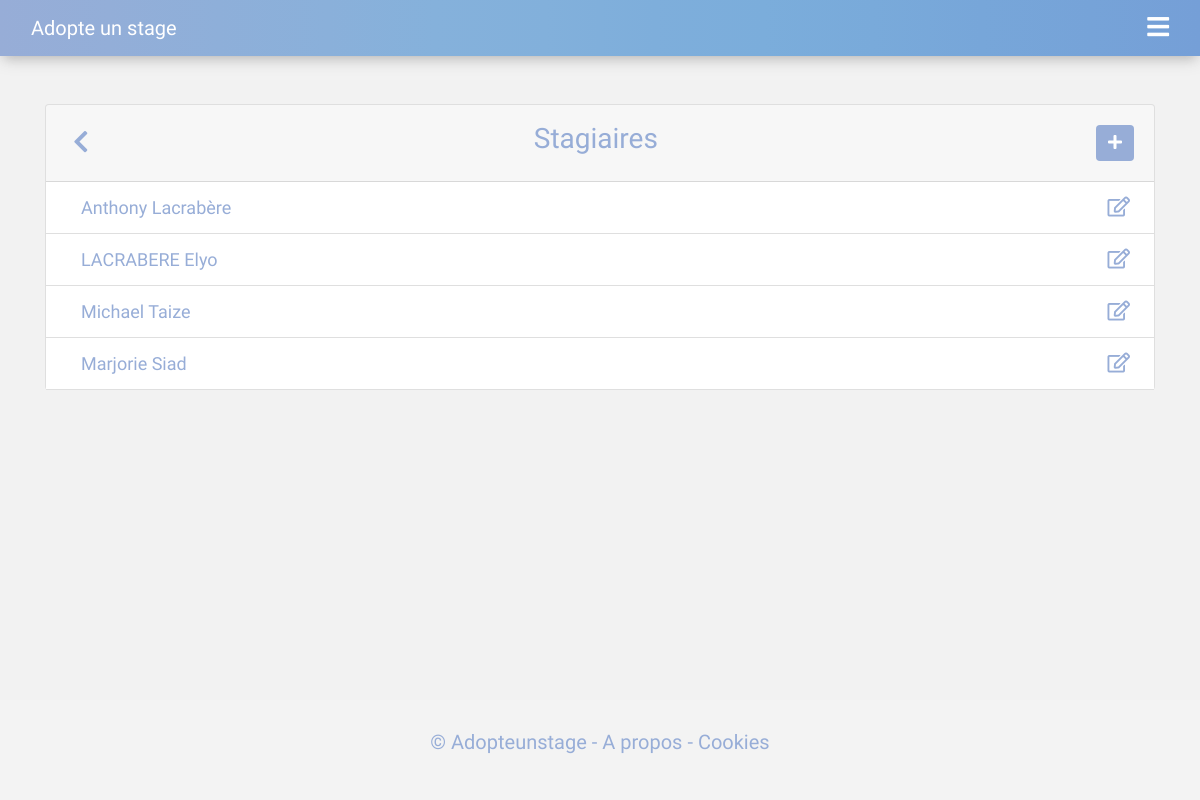
Screenshot of /public/admin/interns (signed in) with the database file from the repository.
### tables this page shows
CREATE TABLE `interns` (
  `id` int(11) NOT NULL,
  `firstname` text NOT NULL COMMENT 'Prénom',
  `lastname` text NOT NULL COMMENT 'Nom',
  `email` text NOT NULL COMMENT 'Email',
  `password` varchar(255) NOT NULL COMMENT 'Mot de passe',
  `gender` varchar(1) NOT NULL DEFAULT 'm' COMMENT 'Sexe',
  `age` int(11) DEFAULT NULL COMMENT 'Age',
  `phone` varchar(12) DEFAULT NULL COMMENT 'Téléphone',
  `avatar` text COMMENT 'Photo',
  `speech` varchar(255) DEFAULT NULL,
  `verified` tinyint(4) NOT NULL DEFAULT '0',
  `vkey` varchar(255) DEFAULT NULL,
  `register_date` datetime NOT NULL DEFAULT CURRENT_TIMESTAMP COMMENT 'Date d''inscription',
  `isAdmin` tinyint(4) NOT NULL DEFAULT '0'
);

### public/Kernel/Core.php (called while the page is built, shortened)
<?php
class Core
{
    public function initCore() {
        $parameters = $_GET;
        $request = new Request();
        $request->throwNewRequest($parameters);
    }
}

### public/index.php (called while the page is built, shortened)
<?php
require './Kernel/Autoloader.php';
$core = new Core();
$core->initCore();

### public/Kernel/Singleton.php (called while the page is built, shortened)
<?php
class Singleton
{
    private static $instance = null;
    public static function getInstance() {
        if (is_null(Singleton::$instance)) {
            self::$instance = new static();
        }
        return self::$instance;
    }
}

### public/Kernel/Kernel.php (called while the page is built, shortened)
<?php
class Kernel extends Singleton
{
    private $pdo = null;
    public function getPdo() {
        return $this->pdo;
    }
    public function initPdo() {
        $config = include '../private/config/config.php';
        try {
            $pdoInstance = new PDO(sprintf('mysql:host=%s;dbname=%s', $config["DB_HOST"], $config["DB_NAME"]), $config["DB_USER"],
             $config["DB_PASSWORD"], [
                    PDO::ATTR_ERRMODE => PDO::ERRMODE_EXCEPTION,
                    PDO::ATTR_DEFAULT_FETCH_MODE => PDO::FETCH_OBJ
                ]);
            $pdoInstance->exec("SET CHARACTER SET utf8");
            $pdoInstance->exec("SET NAMES utf8");
            $this->pdo = $pdoInstance;
        } catch (PDOException $e) {
            $message = "Erreur de base de données.";
            die("<h3>" . $message . "</h3>");
        }
    }
    public function redirectIfNotAdmin($user_id) {
        if(!AdminModel::getInstance()->isAdmin($user_id)) {
            InternsModel::getInstance()->isIntern()
            ? header('location: http://localhost:8888/Adopteunstage-main/public/interns/home')
            : header('location: http://localhost:8888/Adopteunstage-main/public/enterprises/home');
        }
    }
}

### public/Model/InternsModel.php (called while the page is built, shortened)
<?php
class InternsModel
{
    private static $instance = null;
    public static function getInstance()
    {
        if (is_null(self::$instance)) {
            self::$instance = new self();
        }
        return self::$instance;
    }
    public function isIntern() {
        if($_SESSION["status"] == "intern") {
            return true;
        }
        return false;
    }
    public function getInternsEvenIfNotCompleted() {
        $stmt = Kernel::getInstance()->getPdo()->prepare("SELECT * FROM interns");
        $stmt->execute();
        return $stmt->fetchAll();
    }
}

### public/Kernel/Autoloader.php (called while the page is built, shortened)
<?php
class Autoloader {
    public static function register($className) {
        $file = str_replace('\\', '/', $className) . '.php';
        if (file_exists($file)) {
            return true;
        }
        return false;
    }
}

### public/Kernel/AbstractController.php (called while the page is built, shortened)
<?php
class AbstractController
{
    public function __construct() {
        $this->template = new Template();
    }
}

### public/Model/AdminModel.php (called while the page is built, shortened)
<?php
class AdminModel
{
    private static $instance = null;
    public static function getInstance()
    {
        if (is_null(self::$instance)) {
            self::$instance = new self();
        }
        return self::$instance;
    }
    public function isAdmin($user_id) {
        if(InternsModel::getInstance()->isIntern()) {
            $stmt = Kernel::getInstance()->getPdo()->prepare("SELECT * FROM interns WHERE isAdmin = ? AND id = ?");
            $stmt->execute([1, $user_id]);
            if($stmt->rowCount() == 1) {
                return true;
            }
        } else {
            $stmt = Kernel::getInstance()->getPdo()->prepare("SELECT * FROM enterprises WHERE isAdmin = ? AND id = ?");
            $stmt->execute([1, $user_id]);
            if($stmt->rowCount() == 1) {
                return true;
            }
        }
        return false;
    }
    public function isConnected() {
        return !empty($_SESSION['auth']);
    }
}

### public/View/admin/interns.php (the view, shortened to what this page needs)
<?php $interns  = $this->var["interns"]; ?>
<div class="container pt-5">
    <div class="card">
        <div class="card-header card_header">
            <a href="dashboard"><i class="fas fa-chevron-left"></i></a>
            <h3>Stagiaires</h3>
            <button class="btn form_btn" href="" data-toggle="modal" data-target="#exampleModal">
                <i class="fas fa-plus"></i>
            </button>
        </div>
        <div class="skill_card">
            <ul class="list-group list-group-flush">
                <?php foreach ($interns as $intern) : ?>
                <li class="skill_card_li list-group-item col-lg-12">
                    <div class="col-lg-6">
                        <?php echo "{$intern->firstname}"; ?>
                        <?php echo "{$intern->lastname}"; ?>
                    </div>
                    <div>
                        <a href="interns&id=<?= $intern->id ?>"><i class="far fa-edit mr-1"></i></a>
                    </div>
                </li>
                <?php endforeach; ?>
        </div>
    </div>
</div>

### public/assets/css/style.css (style rules this page uses)
html { height: 100%; }
body { font-weight: 500; color: #97add7; font-family: 'Advent Pro', sans-serif; font-size: 25px; background: rgba(0,0,0,.05); min-height: 100%; display: flex; flex-direction: column; }
.form_btn { color: white; border: none; background: #97add7; }
.card_header { color: #97add7; display: flex; justify-content: space-between; align-items: center; }
.card_header a { text-decoration: none; color: #97add7; margin: 7px; }
.skill_card > ul > li { color: #97add7; font-size: 18px; }
.skill_card_li { display: flex; justify-content: space-between; align-items: center; }
.skill_card_li > div > a i { color : #97add7; font-size: 20px; }

### rows the page displays
interns: firstname "Anthony", lastname "Lacrabère"
interns: firstname "LACRABERE", lastname "Elyo"
interns: firstname "Michael", lastname "Taize"
interns: firstname "Marjorie", lastname "Siad"
